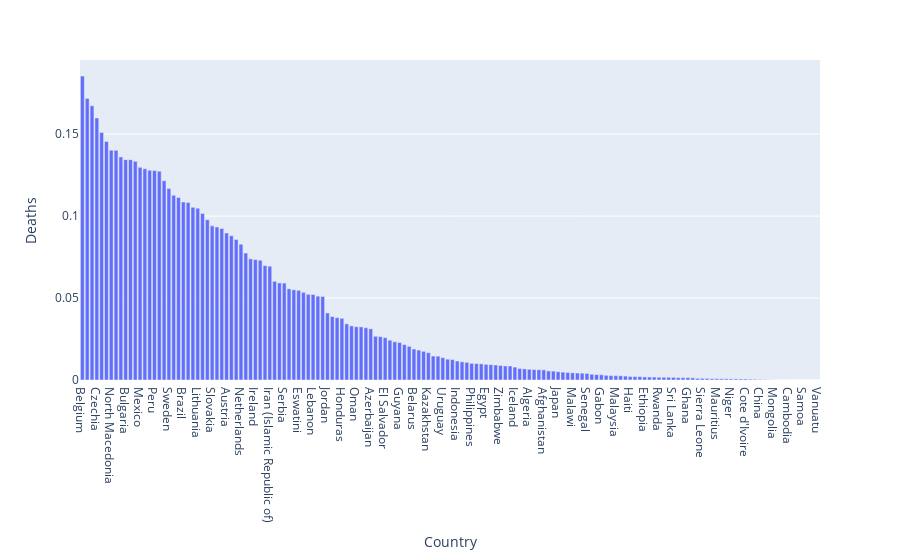

Notebook code for this chart:
### Code cell
# Figure to present the Death rates of each country, sorted in descending order

fig = px.bar(food_df, x='Country', y='Deaths').update_xaxes(categoryorder="total descending")
fig.show()

### Figure 1 — Plotly figure (JSON) as saved in the notebook; plotly's stock layout.template omitted (floating-point values rounded to 4 significant figures; data arrays with more than 128 entries replaced by an {"elided": "..."} marker saying what was removed)
{"data": [{"alignmentgroup": "True", "hovertemplate": "Country=%{x}<br>Deaths=%{y}<extra></extra>", "legendgroup": "", "marker": {"color": "#636efa", "pattern": {"shape": ""}}, "name": "", "offsetgroup": "", "orientation": "v", "showlegend": false, "textposition": "auto", "type": "bar", "x": {"elided": "154 str values"}, "xaxis": "x", "y": {"elided": "154 float values"}, "yaxis": "y"}], "layout": {"autosize": true, "barmode": "relative", "legend": {"tracegroupgap": 0}, "margin": {"t": 60}, "xaxis": {"anchor": "y", "autorange": true, "categoryorder": "total descending", "domain": [0, 1], "range": [-0.5, 153.5], "title": {"text": "Country"}, "type": "category"}, "yaxis": {"anchor": "x", "autorange": true, "domain": [0, 1], "range": [0, 0.1952], "title": {"text": "Deaths"}, "type": "linear"}}}
